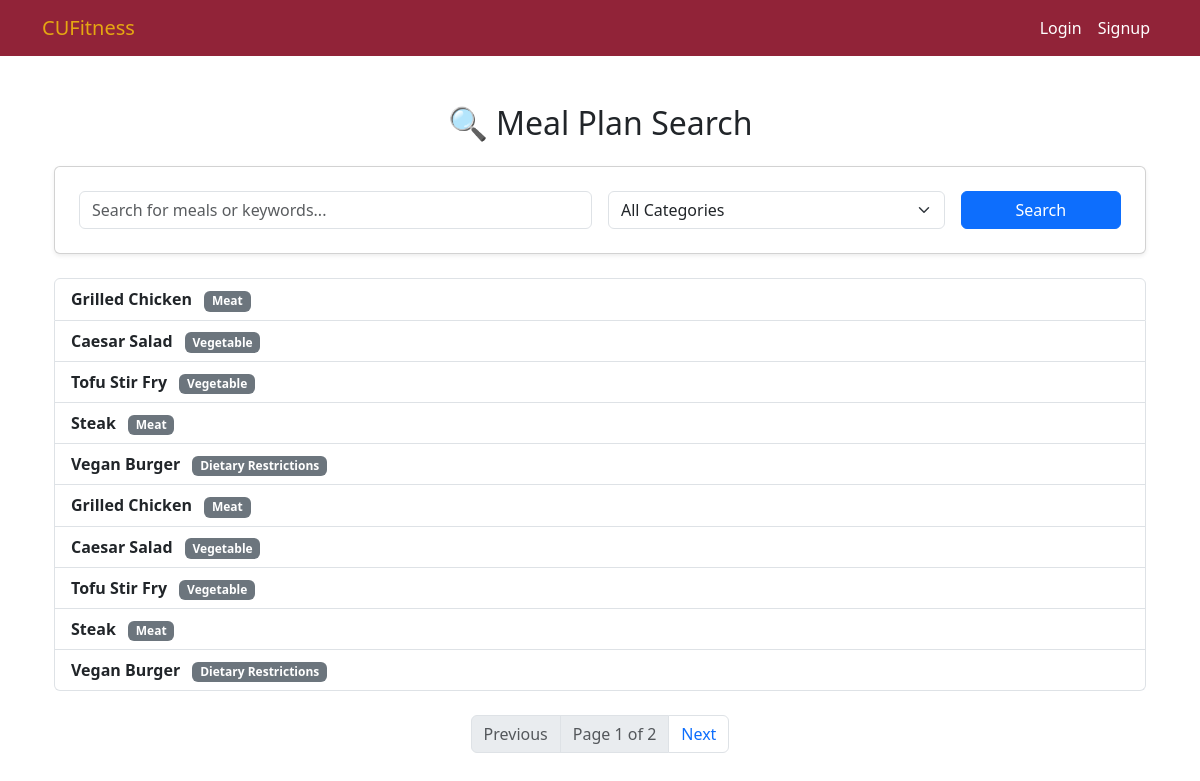
/MealPlan/search/, run on an earlier commit of the app's database.
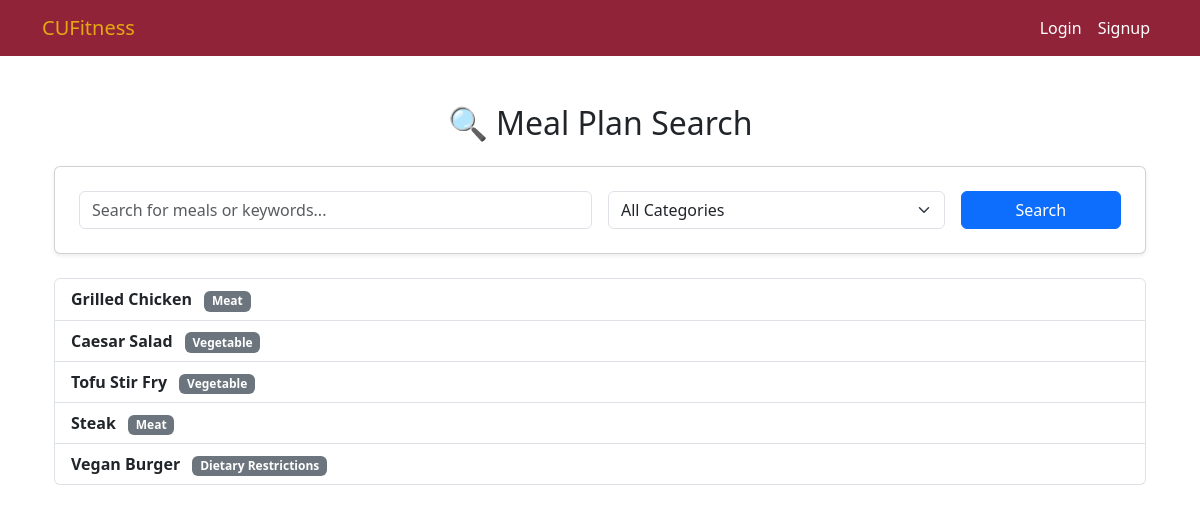
And on a later commit of the database.
### MealPlan/models/MealPlan_Searchbar.py (models this page shows, shortened)
class MealplanSearchbar(models.Model):
    Category_choices = [
        ('Meat', 'Meat'),
        ('Vegetable', 'Vegetable'),
        ('Dietary Restrictions', 'Dietary Restrictions'),
    ]
    name = models.CharField(max_length=255)
    description = models.TextField()
    category = models.CharField(max_length=100, choices=Category_choices)

### MealPlan/views/MealPlan_Searchbar.py (the view)
# urls.py: path('search/', MealPlan_Searchbar, name='MealPlan_Searchbar'),
def MealPlan_Searchbar(request):
    query = request.GET.get('q', '')
    category = request.GET.get('category', '')
    MealPlan_Sbresult = MealplanSearchbar.objects.all() #get all the data of MealPlan from the database
    if query:
        MealPlan_Sbresult = MealPlan_Sbresult.filter(name__icontains=query)
    if category:
        MealPlan_Sbresult = MealPlan_Sbresult.filter(category=category)
    MealPlan_Sbresult = MealPlan_Sbresult.order_by('id')
    paginator = Paginator(MealPlan_Sbresult, 10)
    page_number = request.GET.get('page')
    page_obj = paginator.get_page(page_number)
    return render(request, 'mealplan/MealPlan_Searchbar.html', {'page_obj': page_obj, 'query': query, 'category': category})

### templates/mealplan/MealPlan_Searchbar.html (shortened to what this page needs)
{% extends "base.html" %}
{% block content %}
<div class="container py-4">
    <h2 class="text-center mb-4">🔍 Meal Plan Search</h2>
    <div class="card shadow-sm p-4 mb-4">
        <form method="GET" action="/MealPlan/search/">
            <div class="row g-3 align-items-center">
                <div class="col-md-6">
                    <input type="text" name="q" value="{{ query }}" class="form-control" placeholder="Search for meals or keywords...">
                </div>
                <div class="col-md-4">
                    <select name="category" class="form-select">
                        <option value="">All Categories</option>
                    </select>
                </div>
                <div class="col-md-2 text-end">
                    <button type="submit" class="btn btn-primary w-100">Search</button>
                </div>
            </div>
        </form>
    </div>
    {% if page_obj %}
        {% if page_obj.object_list %}
            <ul class="list-group mb-4">
                {% for meal in page_obj %}
                    <li class="list-group-item d-flex justify-content-between align-items-center">
                        <div>
                            <strong>{{ meal.name }}</strong>
                            <span class="badge bg-secondary ms-2">{{ meal.category }}</span>
                        </div>
                    </li>
                {% endfor %}
            </ul>
        {% else %}
            <div class="alert alert-warning text-center">
                No meal plans found for your search.
            </div>
        {% endif %}
    {% endif %}
    {% if page_obj.has_other_pages %}
        <nav aria-label="Page navigation">
            <ul class="pagination justify-content-center">
                {% if page_obj.has_previous %}
                    <li class="page-item">
                        <a class="page-link" href="?q={{ query }}&category={{ category }}&page={{ page_obj.previous_page_number }}">Previous</a>
                    </li>
                {% else %}
                    <li class="page-item disabled"><span class="page-link">Previous</span></li>
                {% endif %}
                <li class="page-item disabled"><span class="page-link">
                    Page {{ page_obj.number }} of {{ page_obj.paginator.num_pages }}
                </span></li>
                {% if page_obj.has_next %}
                    <li class="page-item">
                        <a class="page-link" href="?q={{ query }}&category={{ category }}&page={{ page_obj.next_page_number }}">Next</a>
                    </li>
                {% else %}
                    <li class="page-item disabled"><span class="page-link">Next</span></li>
                {% endif %}
            </ul>
        </nav>
    {% endif %}
</div>
{% endblock %}

What changed in the data, as far as the page shows it:
removed MealplanSearchbar: name "Grilled Chicken", category "Meat"
removed MealplanSearchbar: name "Caesar Salad", category "Vegetable"
removed MealplanSearchbar: name "Tofu Stir Fry", category "Vegetable"
removed MealplanSearchbar: name "Steak", category "Meat"
removed MealplanSearchbar: name "Vegan Burger", category "Dietary Restrictions"
Also different on the page:
{{ page_obj.number }}: "1" → (not shown)
{{ page_obj.paginator.num_pages }}: "2" → (not shown)
text no longer shown: "Previous Page of Next"
